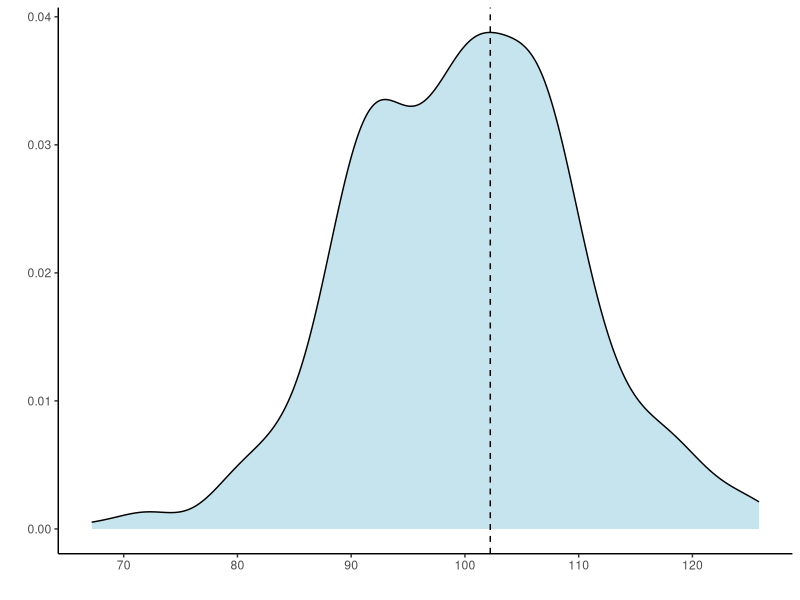
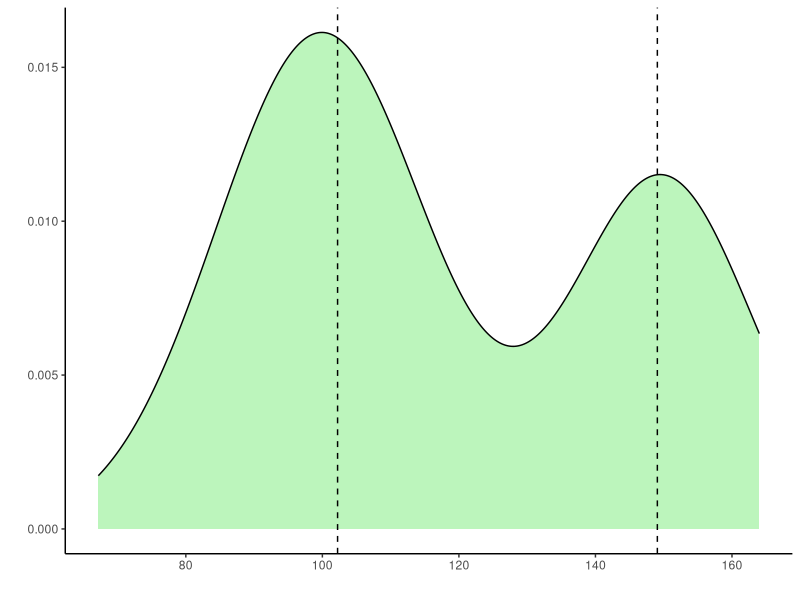
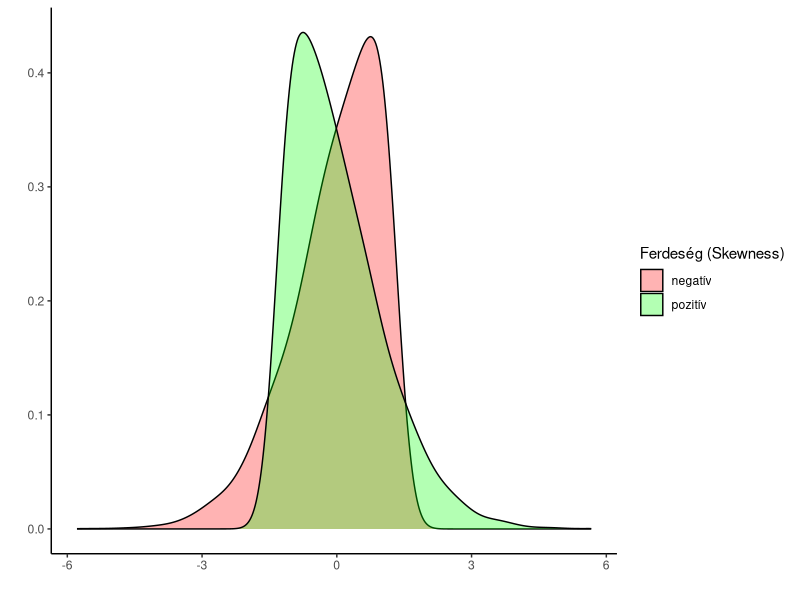

Write R code to recreate these figures, in order.
## ---- chunk 1
knitr::opts_chunk$set(echo = FALSE)
library(ggplot2)
library(dplyr)
## ---- chunk 2
rel <- sample(c("katolikus", "felekezeten kívüli", "református", "evangélikus", "egyéb", "nem válaszolt"), 1000, prob = c(0.4, 0.2, 0.15, 0.05, 0.05, 0.2), replace = TRUE)
rel <- factor(rel, levels = c("katolikus", "református", "evangélikus", "egyéb", 
                              "felekezeten kívüli", "nem válaszolt"))
col1 <- c(table(rel), sum(table(rel)))
col2 <- c(paste0(round(table(rel)/sum(table(rel))*100, 1), "%"), "100%")
col3 <- c(paste0(round(table(rel)[1:5]/sum(table(rel)[1:5])*100, 1), "%"), "", "100%")
out <- cbind(col1, col2, col3)
colnames(out) <- c("Gyakoriság", "Arány (%)", "Arány (%, NV nélkül)")
rownames(out)[7] <- "Összesen"
knitr::kable(out)
## ---- chunk 3
knitr::kable(summary(rel), col.names = "Gyakoriság")

## ---- chunk 4
knitr::kable(summary(rel), col.names = "Gyakoriság")

## ---- chunk 5
rand1 <- as.data.frame(rnorm(500, 100, 10))
names(rand1) <- "Variable"
mloc <- density(rand1$Variable)$x[which(density(rand1$Variable)$y == max(density(rand1$Variable)$y))]

plot <- ggplot(rand1, aes(Variable)) 
plot + geom_density(fill = "lightblue", alpha = 0.7) +
  geom_vline(xintercept = mloc, col = "black", lty = "dashed") +
  ylab("") + xlab("") + theme_classic()
## ---- chunk 6
rand2 <- as.data.frame(rnorm(300, 150, 5)) %>% filter(`rnorm(300, 150, 5)` >= 125)
rand1 <- rand1 %>% filter(Variable < 125)
names(rand2) <- "Variable"
rand <- rbind(rand1, rand2)
mloc2 <- density(rand2$Variable)$x[which(density(rand2$Variable)$y == max(density(rand2$Variable)$y))]

plot <- ggplot(rand, aes(Variable)) 
plot + geom_density(adjust = 2, fill = "lightgreen", alpha = 0.6) +
  geom_vline(xintercept = mloc, col = "black", lty = "dashed") +
  geom_vline(xintercept = mloc2, col = "black", lty = "dashed") +
  ylab("") + xlab("") + theme_classic()

## ---- chunk 7
height <- round(rnorm(15, 170, 7), digits = 0)
iq <- round(rnorm(12, 100, 10), digits = 0)
iq <- iq[order(iq)]
## ---- chunk 8
children <- rpois(500, 1.4)
med <- median(children)
children[which(children > 4)] <- "5 vagy több"
col1 <- table(children)
col2 <- paste0(round(col1/sum(col1)*100, digits = 1), "%")
col3 <- NULL
for (i in 1:length(col1)) {
  col3[i] <- paste0(round(sum(col1[1:i])/sum(col1)*100, digits = 1), "%")
}
lrow <- c(sum(col1), "100%", " ")
table <- rbind(cbind(col1, col2, col3), lrow)
colnames(table) <- c("Gyakoriság", "Arány (%)", "Kumulált (%)")
rownames(table)[7] <- "Összesen"
knitr::kable(table, format = "markdown")
## ---- chunk 9
newheight <- round(rnorm(10, 175, 7), digits = 0)
## ---- chunk 10
child <- sample(0:5, 200, prob = c(0.3, 0.4, 0.2, 0.05, 0.03, 0.01), replace = TRUE)

out2 <- as.data.frame(table(child))
out2$child <- as.numeric(out2$child)
out2 <- out2 %>%
  mutate(chno = child*Freq)
names(out2) <- c("Gyerekek száma (x~i~)", "Gyakoriság (f~i~)", "Gyerekek száma a kategóriában")

row <- NULL
for (i in 1:nrow(out2)) {
  row[i] <- paste(out2[i,2], out2[i,1], sep = "*")
}

knitr::kable(rbind(out2, c("Összesen", sum(out2[,2]), sum(out2[,3]))))
## ---- chunk 11
skew1 <- fGarch::rsnorm(10000, 0, 1, -10)
skew2 <- fGarch::rsnorm(10000, 0, 1, +10)
sk_data1 <- data.frame(x = skew1,
                       grp = "negatív")
sk_data2 <- data.frame(x = skew2,
                       grp = "pozitív")
sk_data <- rbind(sk_data1, sk_data2)
sk_plot <- ggplot(sk_data, aes(x = x, fill = grp))
sk_plot + geom_density(alpha = 0.3, adjust = 2) +
  scale_fill_manual(name = "Ferdeség (Skewness)", values = c("red", "green")) +
  theme_classic() + xlab("") + ylab("")
